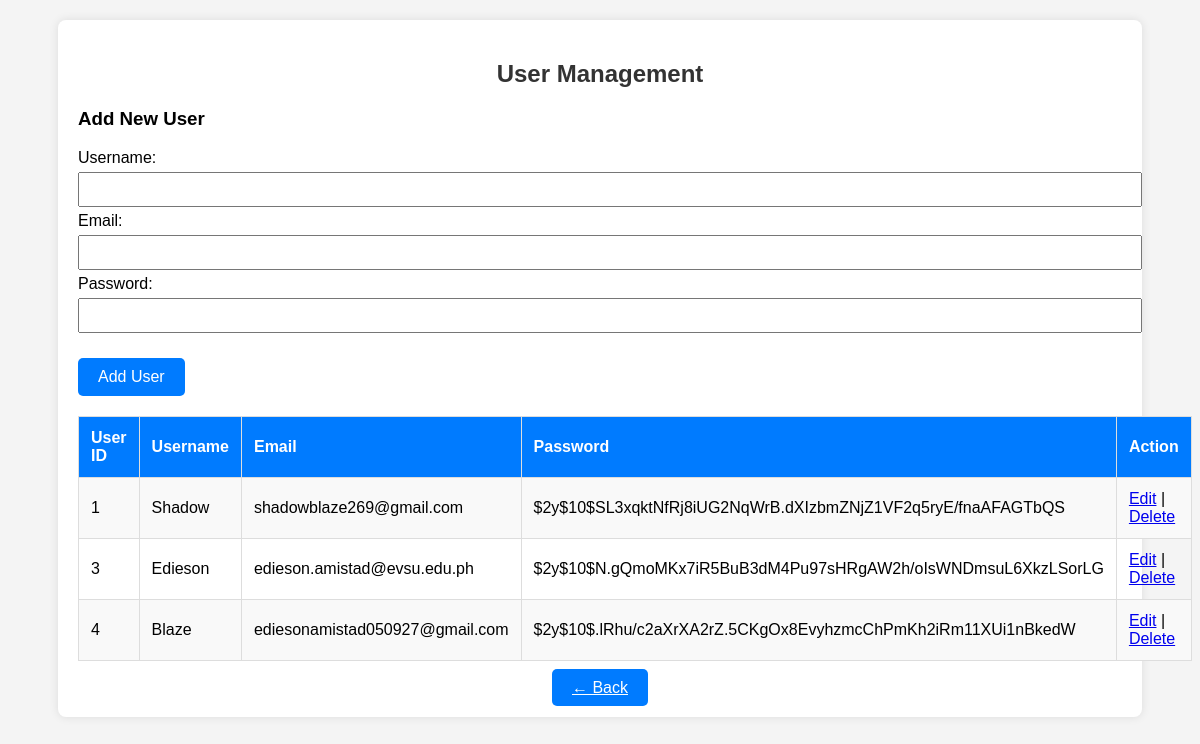
/admin/admin_manage/user_management.php (signed in), run on the app's committed database.
### tables this page shows
CREATE TABLE `users` (
  `user_id` int(11) NOT NULL,
  `username` varchar(100) NOT NULL,
  `password` varchar(255) NOT NULL,
  `email` varchar(255) DEFAULT NULL,
  `created_at` datetime DEFAULT current_timestamp(),
  `role` varchar(20) NOT NULL DEFAULT 'user'
);

### admin/admin_manage/user_management.php (the view, shortened to what this page needs)
<?php
include("../../db.php");
function getUsers($conn)
{
    $sql = "SELECT * FROM users";
    return $conn->query($sql);
}
$users = getUsers($conn);
?>
<!DOCTYPE html>
<html lang="en">
<head>
</head>
<body>
    <div class="container">
        <h2>User Management</h2>
        <form method="POST">
            <h3>Add New User</h3>
            <label>Username:</label><input type="text" name="username" required>
            <label>Email:</label><input type="email" name="email" required>
            <label>Password:</label><input type="password" name="password" required>
            <button class="submit-btn" type="submit" name="add_user">Add User</button>
        </form>
        <table>
            <tr>
                <th>User ID</th>
                <th>Username</th>
                <th>Email</th>
                <th>Password</th>
                <th>Action</th>
            </tr>
            <?php if ($users->num_rows > 0): ?>
                <?php while ($row = $users->fetch_assoc()): ?>
                    <tr>
                        <td><?php echo $row["user_id"]; ?></td>
                        <td><?php echo $row["username"]; ?></td>
                        <td><?php echo $row["email"]; ?></td>
                        <td><?php echo $row["password"]; ?></td>
                        <td>
                            <a href="?edit=<?php echo $row['user_id']; ?>">Edit</a> |
                            <a href="?delete=<?php echo $row['user_id']; ?>" onclick="return confirm('⚠️ Are you sure you want to permanently delete this user?');">Delete</a>
                        </td>
                    </tr>
                <?php endwhile; ?>
            <?php else: ?>
                <tr>
                    <td colspan="5">No users found</td>
                </tr>
            <?php endif; ?>
        </table>
        <br>
        <a href="management.php" class="back-button">← Back</a>
    </div>
</body>
</html>

### admin/admin_manage/user_management.php (style rules this page uses)
body { font-family: Arial, sans-serif; background-color: #f4f4f4; text-align: center; margin: 20px; }
.container { width: 90%; margin: auto; background: white; padding: 20px; box-shadow: 0px 0px 10px rgba(0, 0, 0, 0.1); border-radius: 8px; }
h2 { color: #333; }
table { width: 100%; border-collapse: collapse; margin-top: 20px; }
table, th, td { border: 1px solid #ddd; }
th, td { padding: 12px; text-align: left; }
th { background: #007BFF; color: white; }
tr:nth-child(even) { background: #f9f9f9; }
.back-button, .submit-btn { margin-top: 20px; padding: 10px 20px; background: #007BFF; color: white; border: none; cursor: pointer; border-radius: 5px; font-size: 16px; }
form { margin-top: 20px; text-align: left; }
form input[type="text"], form input[type="email"], form input[type="password"] { width: 100%; padding: 8px; margin: 5px 0; }

### data on the page
users: user_id "1", username "Shadow", email "shadowblaze269@gmail.com", password "$2y$10$SL3xqktNfRj8iUG2NqWrB.dXIzbmZNjZ1VF2q5ryE/fnaAFAGTbQS"
users: user_id "3", username "Edieson", email "edieson.amistad@evsu.edu.ph", password "$2y$10$N.gQmoMKx7iR5BuB3dM4Pu97sHRgAW2h/oIsWNDmsuL6XkzLSorLG"
users: user_id "4", username "Blaze", email "ediesonamistad050927@gmail.com", password "$2y$10$.lRhu/c2aXrXA2rZ.5CKgOx8EvyhzmcChPmKh2iRm11XUi1nBkedW"
